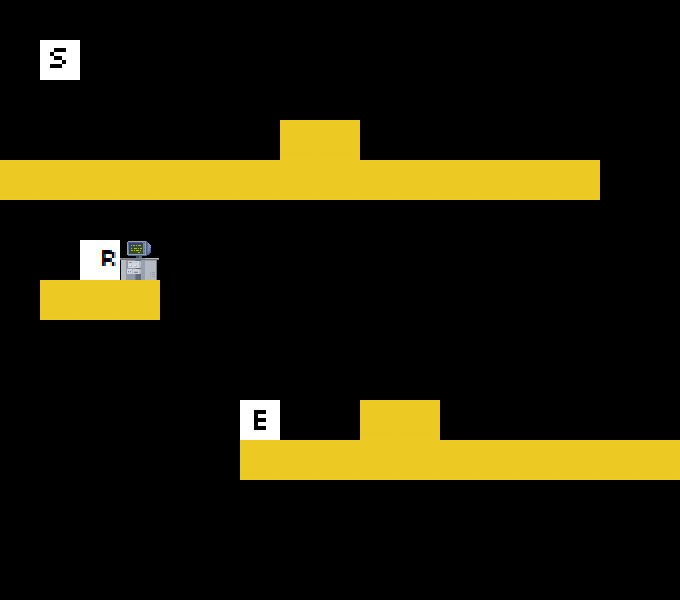

Tiled map render using the project's own tile images. Description and the map definition, with tile-layer contents summarised, below:
An orthogonal 17x15 tile map with 40x40 px tiles, 2 tile layers (art, data).

<map version="1.0" orientation="orthogonal" width="17" height="15" tilewidth="40" tileheight="40">
 <tileset firstgid="1" name="tileset" tilewidth="40" tileheight="40">
  <image source="../tileset.png" width="200" height="200" />
 </tileset>
 <layer name="art" width="17" height="15">
  <data>[255 cells, 35 non-empty, 3 distinct tile ids]</data>
 </layer>
 <layer name="data" width="17" height="15">
  <data>[255 cells, 2 non-empty, 2 distinct tile ids]</data>
 </layer>
</map>
